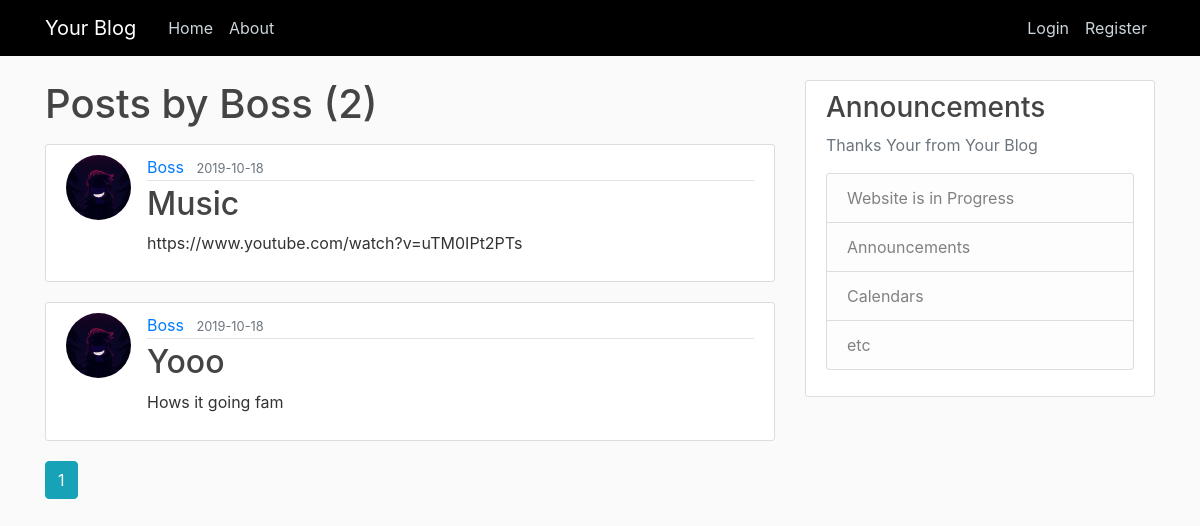
Page /user/Boss on the earlier database version.
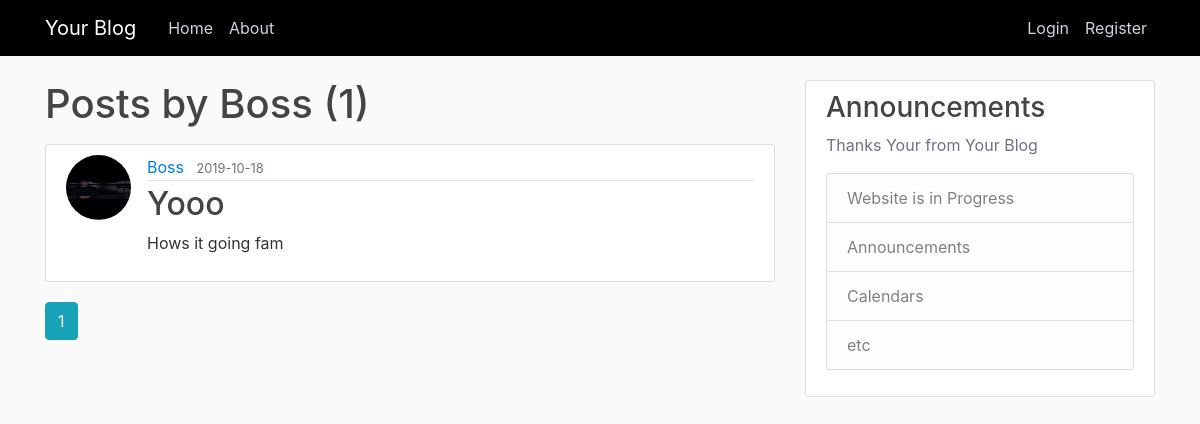
Same page on the later database version.
### flaskblog/models.py (models this page shows, shortened)
class Post(db.Model):
    id = db.Column(db.Integer, primary_key=True)
    title = db.Column(db.String(100), nullable=False)
    date_posted = db.Column(db.DateTime, nullable=False, default=datetime.utcnow)
    content = db.Column(db.Text, nullable=False)
    user_id = db.Column(db.Integer, db.ForeignKey('user.id'), nullable=False)

class User(db.Model, UserMixin):
    id = db.Column(db.Integer, primary_key=True)
    username = db.Column(db.String(20), unique=True, nullable=False)
    email = db.Column(db.String(120), unique=True, nullable=False)
    image_file = db.Column(db.String(20), nullable=False, default='default.jpg')
    password = db.Column(db.String(60), nullable=False)
    posts = db.relationship('Post', backref='author', lazy=True)

### flaskblog/routes.py (the view)
@app.route("/user/<string:username>")
def user_posts(username):
    page = request.args.get('page', 1, type=int)
    user = User.query.filter_by(username=username).first_or_404()
    posts = Post.query.filter_by(author=user)\
        .order_by(Post.date_posted.desc())\
        .paginate(page=page, per_page=5)
    return render_template('user_posts.html', posts=posts, user=user)

### flaskblog/templates/user_posts.html
{% extends "layout.html" %}
{% block content %}
    <h1 class="mb-3">Posts by {{ user.username }} ({{ posts.total }})</h1>
    {% for post in posts.items %}
        <article class="media content-section">
          <img class="rounded-circle article-img" src="{{ url_for('static', filename='profile_pics/' + post.author.image_file) }}">
          <div class="media-body">
            <div class="article-metadata">
              <a class="mr-2" href="{{ url_for('user_posts', username=post.author.username) }}">{{ post.author.username }}</a>
              <small class="text-muted">{{ post.date_posted.strftime('%Y-%m-%d') }}</small>
            </div>
            <h2><a class="article-title" href="{{ url_for('post', post_id=post.id) }}">{{ post.title }}</a></h2>
            <p class="article-content">{{ post.content }}</p>
          </div>
        </article>
    {% endfor %}
    {% for page_num in posts.iter_pages(left_edge=1, right_edge=1, left_current=1, right_current=2) %}
      {% if page_num %}
        {% if posts.page == page_num %}
          <a class="btn btn-info mb-4" href="{{ url_for('user_posts', username=user.username, page=page_num) }}">{{ page_num }}</a>
        {% else %}
          <a class="btn btn-outline-info mb-4" href="{{ url_for('user_posts', username=user.username, page=page_num) }}">{{ page_num }}</a>
        {% endif %}
      {% else %}
        ...
      {% endif %}
    {% endfor %}
{% endblock content %}

Differences in the rows shown:
removed Post: image_file (placeholder picture), author.username "Boss", date_posted "2019-10-18", title "Music", content "https://www.youtube.com/watch?v=uTM0IPt2PTs"
changed through a linked row, Post "Yooo": image_file: picture added in place of a placeholder
Other differences:
{{ posts.total }}: "2" → "1"
